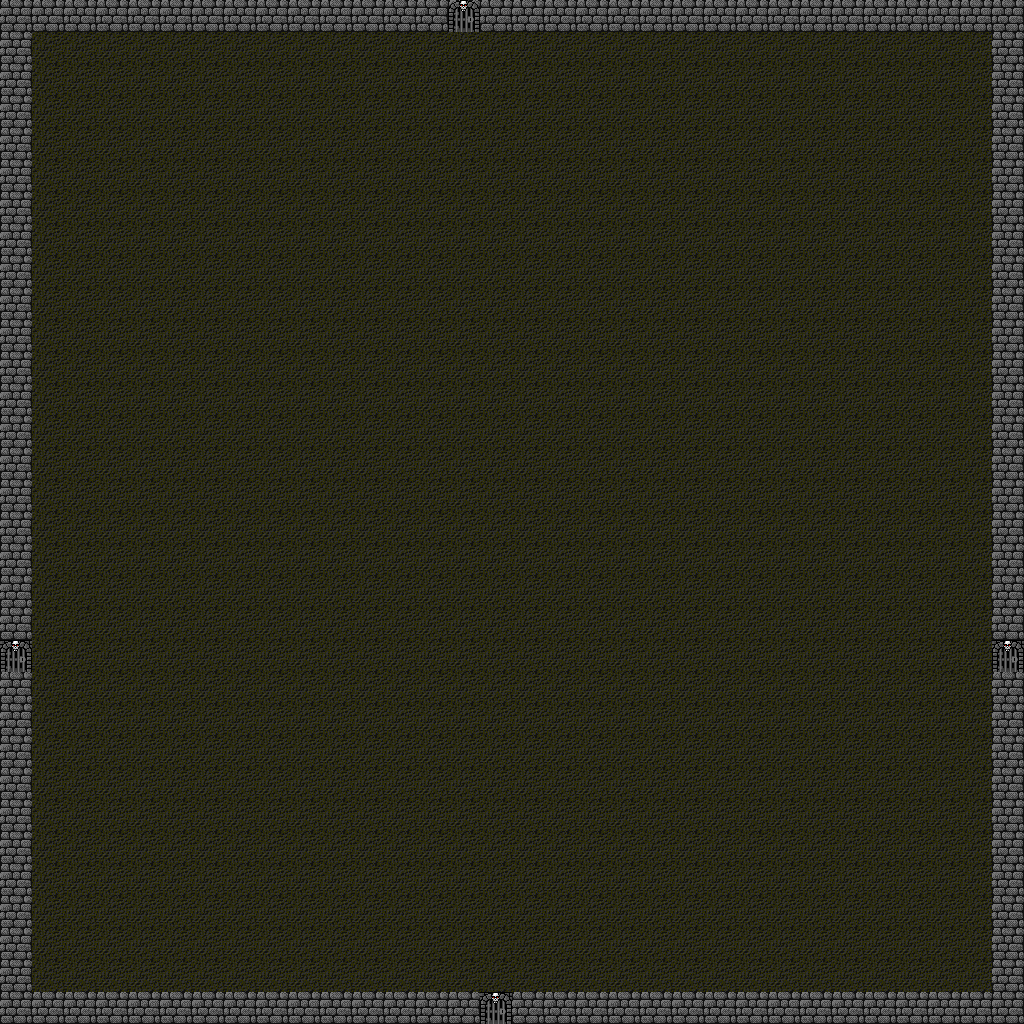

A 2D game scene composited from a Tiled map and its tileset images. What follows is a short description and the map's XML, with every tile layer's data as written:
An orthogonal 32x32 tile map with 32x32 px tiles, 1 tile layer (Capa de Patrones 1).

<map version="1.0" tiledversion="2017.07.26" orientation="orthogonal" renderorder="right-down" width="32" height="32" tilewidth="32" tileheight="32" nextobjectid="1">
 <tileset firstgid="1" source="tiles.tsx" />
 <layer name="Capa de Patrones 1" width="32" height="32">
  <data encoding="csv">
37,37,37,37,37,37,37,37,37,37,37,37,37,37,55,37,37,37,37,37,37,37,37,37,37,37,37,37,37,37,37,37,
37,75,75,75,75,75,75,75,75,75,75,75,75,75,75,75,75,75,75,75,75,75,75,75,75,75,75,75,75,75,75,37,
37,75,75,75,75,75,75,75,75,75,75,75,75,75,75,75,75,75,75,75,75,75,75,75,75,75,75,75,75,75,75,37,
37,75,75,75,75,75,75,75,75,75,75,75,75,75,75,75,75,75,75,75,75,75,75,75,75,75,75,75,75,75,75,37,
37,75,75,75,75,75,75,75,75,75,75,75,75,75,75,75,75,75,75,75,75,75,75,75,75,75,75,75,75,75,75,37,
37,75,75,75,75,75,75,75,75,75,75,75,75,75,75,75,75,75,75,75,75,75,75,75,75,75,75,75,75,75,75,37,
37,75,75,75,75,75,75,75,75,75,75,75,75,75,75,75,75,75,75,75,75,75,75,75,75,75,75,75,75,75,75,37,
37,75,75,75,75,75,75,75,75,75,75,75,75,75,75,75,75,75,75,75,75,75,75,75,75,75,75,75,75,75,75,37,
37,75,75,75,75,75,75,75,75,75,75,75,75,75,75,75,75,75,75,75,75,75,75,75,75,75,75,75,75,75,75,37,
37,75,75,75,75,75,75,75,75,75,75,75,75,75,75,75,75,75,75,75,75,75,75,75,75,75,75,75,75,75,75,37,
37,75,75,75,75,75,75,75,75,75,75,75,75,75,75,75,75,75,75,75,75,75,75,75,75,75,75,75,75,75,75,37,
37,75,75,75,75,75,75,75,75,75,75,75,75,75,75,75,75,75,75,75,75,75,75,75,75,75,75,75,75,75,75,37,
37,75,75,75,75,75,75,75,75,75,75,75,75,75,75,75,75,75,75,75,75,75,75,75,75,75,75,75,75,75,75,37,
37,75,75,75,75,75,75,75,75,75,75,75,75,75,75,75,75,75,75,75,75,75,75,75,75,75,75,75,75,75,75,37,
37,75,75,75,75,75,75,75,75,75,75,75,75,75,75,75,75,75,75,75,75,75,75,75,75,75,75,75,75,75,75,37,
37,75,75,75,75,75,75,75,75,75,75,75,75,75,75,75,75,75,75,75,75,75,75,75,75,75,75,75,75,75,75,37,
37,75,75,75,75,75,75,75,75,75,75,75,75,75,75,75,75,75,75,75,75,75,75,75,75,75,75,75,75,75,75,37,
37,75,75,75,75,75,75,75,75,75,75,75,75,75,75,75,75,75,75,75,75,75,75,75,75,75,75,75,75,75,75,37,
37,75,75,75,75,75,75,75,75,75,75,75,75,75,75,75,75,75,75,75,75,75,75,75,75,75,75,75,75,75,75,37,
37,75,75,75,75,75,75,75,75,75,75,75,75,75,75,75,75,75,75,75,75,75,75,75,75,75,75,75,75,75,75,37,
19,75,75,75,75,75,75,75,75,75,75,75,75,75,75,75,75,75,75,75,75,75,75,75,75,75,75,75,75,75,75,19,
37,75,75,75,75,75,75,75,75,75,75,75,75,75,75,75,75,75,75,75,75,75,75,75,75,75,75,75,75,75,75,37,
37,75,75,75,75,75,75,75,75,75,75,75,75,75,75,75,75,75,75,75,75,75,75,75,75,75,75,75,75,75,75,37,
37,75,75,75,75,75,75,75,75,75,75,75,75,75,75,75,75,75,75,75,75,75,75,75,75,75,75,75,75,75,75,37,
37,75,75,75,75,75,75,75,75,75,75,75,75,75,75,75,75,75,75,75,75,75,75,75,75,75,75,75,75,75,75,37,
37,75,75,75,75,75,75,75,75,75,75,75,75,75,75,75,75,75,75,75,75,75,75,75,75,75,75,75,75,75,75,37,
37,75,75,75,75,75,75,75,75,75,75,75,75,75,75,75,75,75,75,75,75,75,75,75,75,75,75,75,75,75,75,37,
37,75,75,75,75,75,75,75,75,75,75,75,75,75,75,75,75,75,75,75,75,75,75,75,75,75,75,75,75,75,75,37,
37,75,75,75,75,75,75,75,75,75,75,75,75,75,75,75,75,75,75,75,75,75,75,75,75,75,75,75,75,75,75,37,
37,75,75,75,75,75,75,75,75,75,75,75,75,75,75,75,75,75,75,75,75,75,75,75,75,75,75,75,75,75,75,37,
37,75,75,75,75,75,75,75,75,75,75,75,75,75,75,75,75,75,75,75,75,75,75,75,75,75,75,75,75,75,75,37,
37,37,37,37,37,37,37,37,37,37,37,37,37,37,37,19,37,37,37,37,37,37,37,37,37,37,37,37,37,37,37,37
</data>
 </layer>
</map>
